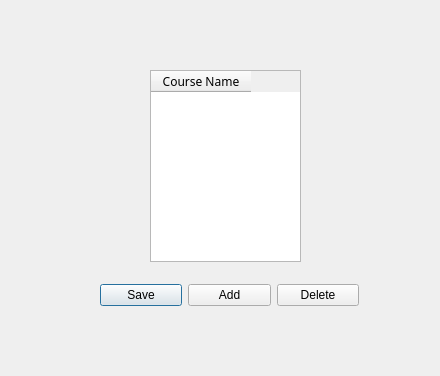
<?xml version="1.0" encoding="UTF-8"?>
<ui version="4.0">
 <class>Display_assinged_courses</class>
 <widget class="QDialog" name="Display_assinged_courses">
  <property name="geometry">
   <rect>
    <x>0</x>
    <y>0</y>
    <width>440</width>
    <height>376</height>
   </rect>
  </property>
  <property name="windowTitle">
   <string>Dialog</string>
  </property>
  <widget class="QTableWidget" name="table">
   <property name="geometry">
    <rect>
     <x>150</x>
     <y>70</y>
     <width>151</width>
     <height>192</height>
    </rect>
   </property>
   <column>
    <property name="text">
     <string>Course Name</string>
    </property>
    <property name="font">
     <font>
      <family>Segoe MDL2 Assets</family>
      <pointsize>9</pointsize>
      <fontweight>Medium</fontweight>
     </font>
    </property>
   </column>
  </widget>
  <widget class="QWidget" name="">
   <property name="geometry">
    <rect>
     <x>100</x>
     <y>280</y>
     <width>259</width>
     <height>31</height>
    </rect>
   </property>
   <layout class="QHBoxLayout" name="horizontalLayout">
    <item>
     <widget class="QPushButton" name="Save">
      <property name="text">
       <string>Save</string>
      </property>
     </widget>
    </item>
    <item>
     <widget class="QPushButton" name="addCourse">
      <property name="text">
       <string>Add</string>
      </property>
     </widget>
    </item>
    <item>
     <widget class="QPushButton" name="DeleteCourse">
      <property name="text">
       <string>Delete</string>
      </property>
     </widget>
    </item>
   </layout>
  </widget>
 </widget>
 <resources/>
 <connections/>
</ui>
